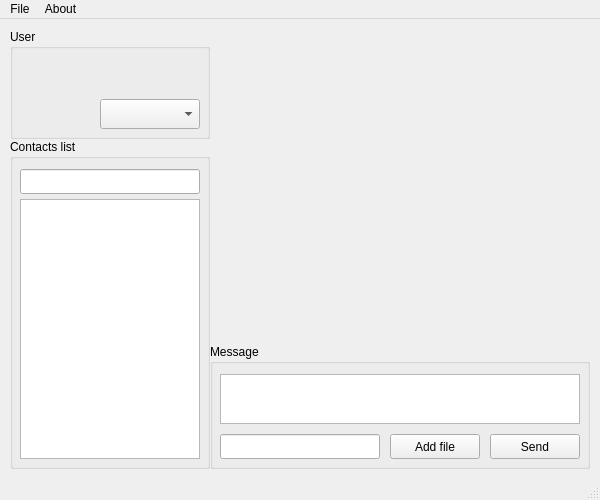
<?xml version="1.0" encoding="UTF-8"?>
<ui version="4.0">
 <class>MainWindow</class>
 <widget class="QMainWindow" name="MainWindow">
  <property name="geometry">
   <rect>
    <x>0</x>
    <y>0</y>
    <width>600</width>
    <height>500</height>
   </rect>
  </property>
  <property name="windowTitle">
   <string>MainWindow</string>
  </property>
  <widget class="QWidget" name="centralWidget">
   <widget class="QGroupBox" name="groupBox">
    <property name="geometry">
     <rect>
      <x>10</x>
      <y>120</y>
      <width>200</width>
      <height>330</height>
     </rect>
    </property>
    <property name="title">
     <string>Contacts list</string>
    </property>
    <widget class="QLineEdit" name="search_line">
     <property name="geometry">
      <rect>
       <x>10</x>
       <y>30</y>
       <width>180</width>
       <height>25</height>
      </rect>
     </property>
    </widget>
    <widget class="QListWidget" name="contactList">
     <property name="geometry">
      <rect>
       <x>10</x>
       <y>60</y>
       <width>180</width>
       <height>260</height>
      </rect>
     </property>
    </widget>
   </widget>
   <widget class="QGroupBox" name="groupBox_2">
    <property name="geometry">
     <rect>
      <x>210</x>
      <y>325</y>
      <width>380</width>
      <height>125</height>
     </rect>
    </property>
    <property name="title">
     <string>Message</string>
    </property>
    <widget class="QLineEdit" name="message_line">
     <property name="geometry">
      <rect>
       <x>10</x>
       <y>90</y>
       <width>160</width>
       <height>25</height>
      </rect>
     </property>
    </widget>
    <widget class="QPushButton" name="send_button">
     <property name="geometry">
      <rect>
       <x>280</x>
       <y>90</y>
       <width>90</width>
       <height>25</height>
      </rect>
     </property>
     <property name="text">
      <string>Send</string>
     </property>
    </widget>
    <widget class="QPushButton" name="attach_file_button">
     <property name="geometry">
      <rect>
       <x>180</x>
       <y>90</y>
       <width>90</width>
       <height>25</height>
      </rect>
     </property>
     <property name="text">
      <string>Add file</string>
     </property>
    </widget>
    <widget class="QListView" name="listView_2">
     <property name="geometry">
      <rect>
       <x>10</x>
       <y>30</y>
       <width>360</width>
       <height>50</height>
      </rect>
     </property>
    </widget>
   </widget>
   <widget class="QGroupBox" name="groupBox_3">
    <property name="geometry">
     <rect>
      <x>10</x>
      <y>10</y>
      <width>200</width>
      <height>110</height>
     </rect>
    </property>
    <property name="title">
     <string>User</string>
    </property>
    <widget class="QLabel" name="userIcon">
     <property name="geometry">
      <rect>
       <x>10</x>
       <y>30</y>
       <width>60</width>
       <height>65</height>
      </rect>
     </property>
     <property name="text">
      <string>  &lt;icon&gt;</string>
     </property>
    </widget>
    <widget class="QLabel" name="userName">
     <property name="geometry">
      <rect>
       <x>90</x>
       <y>30</y>
       <width>100</width>
       <height>30</height>
      </rect>
     </property>
     <property name="text">
      <string>&lt;user_name&gt;</string>
     </property>
    </widget>
    <widget class="QComboBox" name="comboBox">
     <property name="geometry">
      <rect>
       <x>90</x>
       <y>70</y>
       <width>100</width>
       <height>30</height>
      </rect>
     </property>
    </widget>
   </widget>
  </widget>
  <widget class="QMenuBar" name="menuBar">
   <property name="geometry">
    <rect>
     <x>0</x>
     <y>0</y>
     <width>600</width>
     <height>22</height>
    </rect>
   </property>
   <widget class="QMenu" name="menuFile">
    <property name="title">
     <string>File</string>
    </property>
    <addaction name="actionExit"/>
   </widget>
   <widget class="QMenu" name="menuAbout">
    <property name="title">
     <string>About</string>
    </property>
    <addaction name="actionAbout_application"/>
    <addaction name="actionHelp"/>
    <addaction name="actionAuthors"/>
   </widget>
   <addaction name="menuFile"/>
   <addaction name="menuAbout"/>
  </widget>
  <widget class="QStatusBar" name="statusBar"/>
  <action name="actionExit">
   <property name="text">
    <string>Exit</string>
   </property>
  </action>
  <action name="actionAuthors">
   <property name="text">
    <string>Authors</string>
   </property>
  </action>
  <action name="actionHelp">
   <property name="text">
    <string>Help</string>
   </property>
  </action>
  <action name="actionAbout_application">
   <property name="text">
    <string>About application</string>
   </property>
  </action>
 </widget>
 <layoutdefault spacing="6" margin="11"/>
 <resources/>
 <connections/>
</ui>
